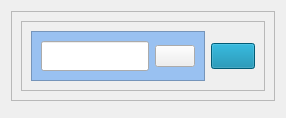
            <widget class="QWidget" name="membre">
             <layout class="QVBoxLayout" name="verticalLayout_20">
              <item alignment="Qt::AlignTop">
               <widget class="QFrame" name="frame_14">
                <property name="frameShape">
                 <enum>QFrame::StyledPanel</enum>
                </property>
                <property name="frameShadow">
                 <enum>QFrame::Raised</enum>
                </property>
                <layout class="QHBoxLayout" name="horizontalLayout_29">
                 <item>
                  <widget class="QFrame" name="frame_20">
                   <property name="maximumSize">
                    <size>
                     <width>500</width>
                     <height>16777215</height>
                    </size>
                   </property>
                   <property name="frameShape">
                    <enum>QFrame::StyledPanel</enum>
                   </property>
                   <property name="frameShadow">
                    <enum>QFrame::Raised</enum>
                   </property>
                   <layout class="QHBoxLayout" name="horizontalLayout_28">
                    <item>
                     <widget class="QFrame" name="frame_19">
                      <property name="styleSheet">
                       <string notr="true">#frame_19{
	background-color: rgb(153, 193, 241);
	border-raduis : 5px;
}</string>
                      </property>
                      <property name="frameShape">
                       <enum>QFrame::StyledPanel</enum>
                      </property>
                      <property name="frameShadow">
                       <enum>QFrame::Raised</enum>
                      </property>
                      <layout class="QHBoxLayout" name="horizontalLayout_27">
                       <item>
                        <widget class="QLineEdit" name="lineEdit">
                         <property name="minimumSize">
                          <size>
                           <width>0</width>
                           <height>30</height>
                          </size>
                         </property>
                         <property name="styleSheet">
                          <string notr="true">color: rgb(0, 0, 0);</string>
                         </property>
                        </widget>
                       </item>
                       <item>
                        <widget class="QPushButton" name="pushButton_3">
                         <property name="text">
                          <string/>
                         </property>
                         <property name="icon">
                          <iconset resource="icons.qrc">
                           <normaloff>:/icons/search.svg</normaloff>:/icons/search.svg</iconset>
                         </property>
                         <property name="iconSize">
                          <size>
                           <width>30</width>
                           <height>30</height>
                          </size>
                         </property>
                        </widget>
                       </item>
                      </layout>
                     </widget>
                    </item>
                    <item>
                     <widget class="QPushButton" name="pushButton_12">
                      <property name="styleSheet">
                       <string notr="true">background-color: #007fa4;
padding : 5px;
border-raduis : 3px;</string>
                      </property>
                      <property name="text">
                       <string/>
                      </property>
                      <property name="icon">
                       <iconset resource="icons.qrc">
                        <normaloff>:/iconWhite/user-plus.svg</normaloff>:/iconWhite/user-plus.svg</iconset>
                      </property>
                      <property name="iconSize">
                       <size>
                        <width>40</width>
                        <height>40</height>
                       </size>
                      </property>
                     </widget>
                    </item>
                   </layout>
                  </widget>
                 </item>
                </layout>
               </widget>
              </item>
              <item>
               <widget class="QFrame" name="frame_18">
                <property name="frameShape">
                 <enum>QFrame::StyledPanel</enum>
                </property>
                <property name="frameShadow">
                 <enum>QFrame::Raised</enum>
                </property>
               </widget>
              </item>
             </layout>
            </widget>
